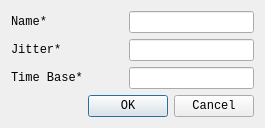
<?xml version="1.0" encoding="UTF-8"?>
<ui version="4.0">
 <class>Dialog</class>
 <widget class="QDialog" name="Dialog">
  <property name="windowModality">
   <enum>Qt::ApplicationModal</enum>
  </property>
  <property name="geometry">
   <rect>
    <x>0</x>
    <y>0</y>
    <width>302</width>
    <height>226</height>
   </rect>
  </property>
  <property name="sizePolicy">
   <sizepolicy hsizetype="Fixed" vsizetype="Fixed">
    <horstretch>0</horstretch>
    <verstretch>0</verstretch>
   </sizepolicy>
  </property>
  <property name="font">
   <font>
    <family>Courier New</family>
   </font>
  </property>
  <property name="windowTitle">
   <string>Master_Ecu</string>
  </property>
  <property name="windowIcon">
   <iconset>
    <normaloff>:/LDFEditorIcons/Resources/icons/Ecu.png</normaloff>:/LDFEditorIcons/Resources/icons/Ecu.png</iconset>
  </property>
  <layout class="QHBoxLayout" name="horizontalLayout_5">
   <property name="sizeConstraint">
    <enum>QLayout::SetFixedSize</enum>
   </property>
   <item>
    <layout class="QVBoxLayout" name="verticalLayout">
     <property name="sizeConstraint">
      <enum>QLayout::SetFixedSize</enum>
     </property>
     <item>
      <layout class="QHBoxLayout" name="horizontalLayout">
       <item>
        <widget class="QLabel" name="label_2">
         <property name="sizePolicy">
          <sizepolicy hsizetype="Fixed" vsizetype="Fixed">
           <horstretch>0</horstretch>
           <verstretch>0</verstretch>
          </sizepolicy>
         </property>
         <property name="text">
          <string>Name*</string>
         </property>
        </widget>
       </item>
       <item>
        <spacer name="horizontalSpacer">
         <property name="orientation">
          <enum>Qt::Horizontal</enum>
         </property>
         <property name="sizeHint" stdset="0">
          <size>
           <width>40</width>
           <height>20</height>
          </size>
         </property>
        </spacer>
       </item>
       <item>
        <widget class="QLineEdit" name="editName"/>
       </item>
      </layout>
     </item>
     <item>
      <layout class="QHBoxLayout" name="horizontalLayout_2">
       <item>
        <widget class="QLabel" name="label_7">
         <property name="sizePolicy">
          <sizepolicy hsizetype="Fixed" vsizetype="Fixed">
           <horstretch>0</horstretch>
           <verstretch>0</verstretch>
          </sizepolicy>
         </property>
         <property name="text">
          <string>Jitter*</string>
         </property>
        </widget>
       </item>
       <item>
        <spacer name="horizontalSpacer_2">
         <property name="orientation">
          <enum>Qt::Horizontal</enum>
         </property>
         <property name="sizeHint" stdset="0">
          <size>
           <width>40</width>
           <height>20</height>
          </size>
         </property>
        </spacer>
       </item>
       <item>
        <widget class="QLineEdit" name="editJitter"/>
       </item>
      </layout>
     </item>
     <item>
      <layout class="QHBoxLayout" name="horizontalLayout_3">
       <item>
        <widget class="QLabel" name="label_8">
         <property name="text">
          <string>Time Base*</string>
         </property>
        </widget>
       </item>
       <item>
        <spacer name="horizontalSpacer_3">
         <property name="orientation">
          <enum>Qt::Horizontal</enum>
         </property>
         <property name="sizeHint" stdset="0">
          <size>
           <width>40</width>
           <height>20</height>
          </size>
         </property>
        </spacer>
       </item>
       <item>
        <widget class="QLineEdit" name="editTimeBase"/>
       </item>
      </layout>
     </item>
     <item>
      <layout class="QHBoxLayout" name="horizontalLayout_4">
       <item>
        <spacer name="horizontalSpacer_4">
         <property name="orientation">
          <enum>Qt::Horizontal</enum>
         </property>
         <property name="sizeHint" stdset="0">
          <size>
           <width>40</width>
           <height>20</height>
          </size>
         </property>
        </spacer>
       </item>
       <item>
        <widget class="QPushButton" name="buttonOk">
         <property name="text">
          <string>OK</string>
         </property>
        </widget>
       </item>
       <item>
        <widget class="QPushButton" name="buttonCanel">
         <property name="text">
          <string>Cancel</string>
         </property>
        </widget>
       </item>
      </layout>
     </item>
    </layout>
   </item>
  </layout>
 </widget>
 <resources/>
 <connections/>
</ui>
